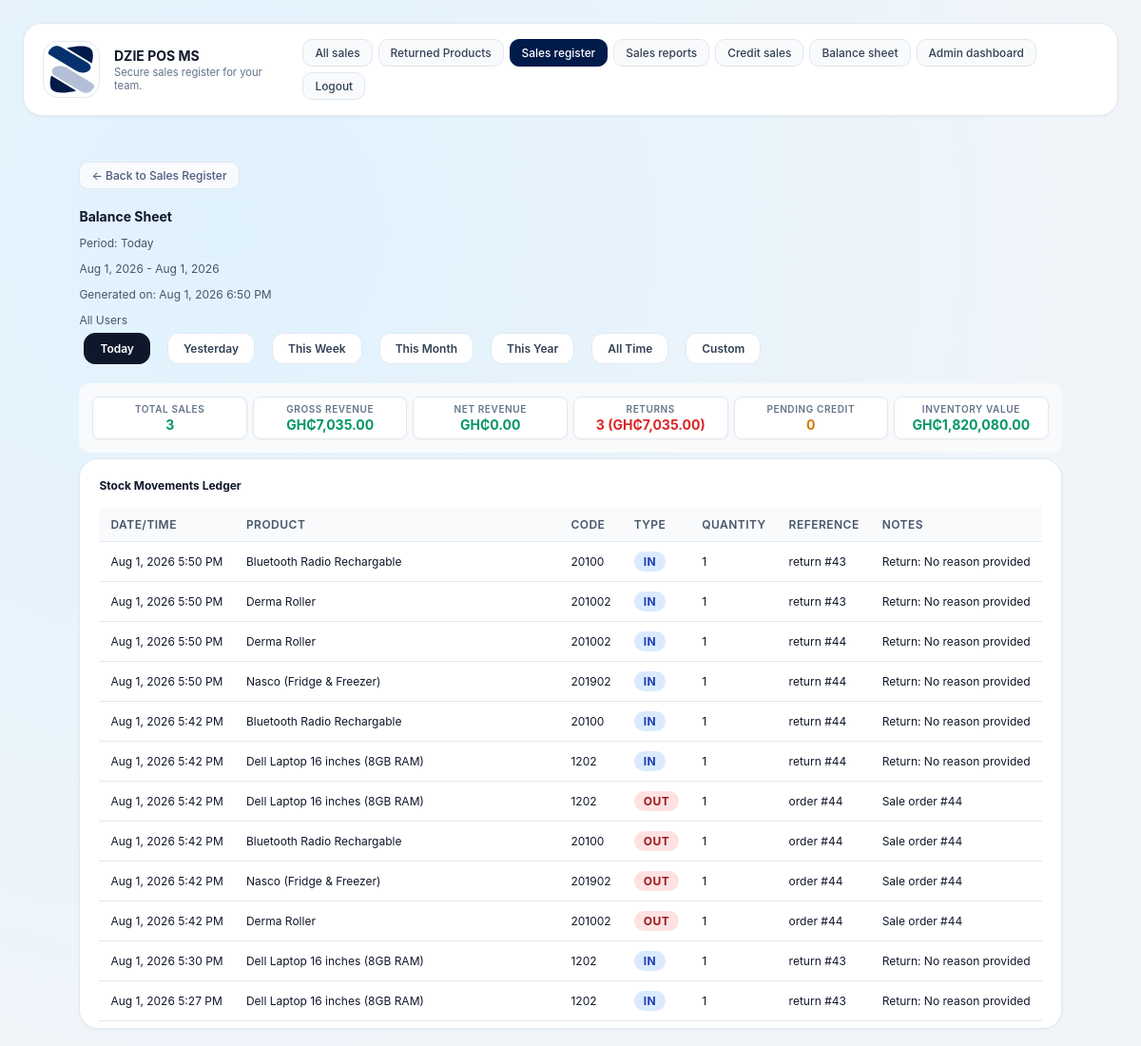
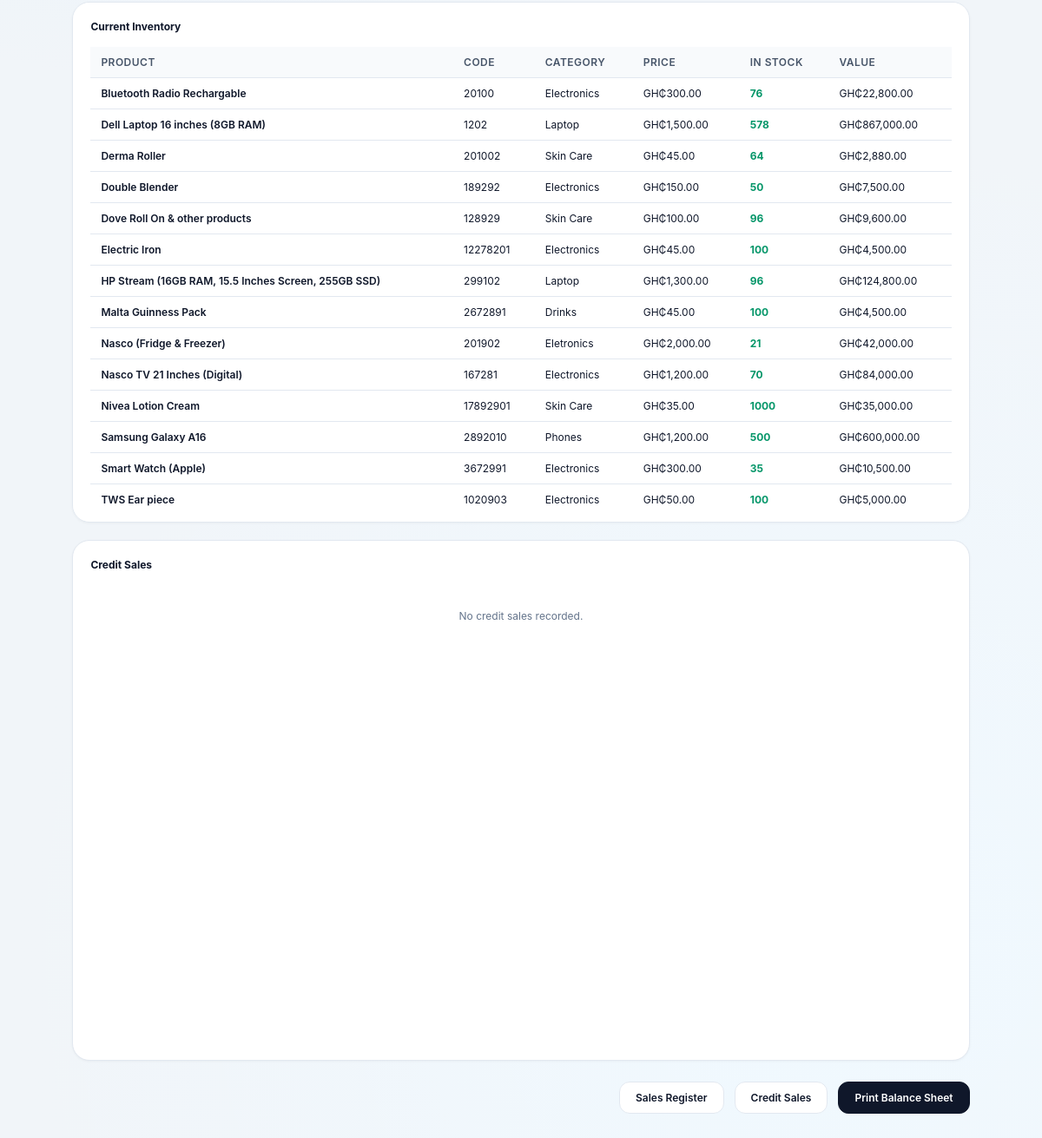
Page /balance_sheet.php (signed in) on the committed database (2 pictures, top to bottom).
### tables this page shows
CREATE TABLE settings (
            key TEXT PRIMARY KEY,
            value TEXT NOT NULL
        );

CREATE TABLE stock_movements (
            id INTEGER PRIMARY KEY,
            product_id INTEGER NOT NULL,
            product_name TEXT NOT NULL,
            product_code TEXT NOT NULL,
            movement_type TEXT NOT NULL,
            quantity INTEGER NOT NULL,
            reference_type TEXT NOT NULL,
            reference_id INTEGER,
            notes TEXT,
            created_at TEXT NOT NULL,
            FOREIGN KEY(product_id) REFERENCES products(id)
        );

CREATE TABLE products (
            id INTEGER PRIMARY KEY,
            code TEXT UNIQUE NOT NULL,
            name TEXT NOT NULL,
            category TEXT NOT NULL,
            price REAL NOT NULL,
            image TEXT NOT NULL
        , quantity INTEGER NOT NULL DEFAULT 0, bulk_quantity_threshold INTEGER NOT NULL DEFAULT 0, bulk_discount_percentage REAL NOT NULL DEFAULT 0);

### balance_sheet.php (the view, shortened to what the rows shown need)
<?php
require_once __DIR__ . '/inc/functions.php';
$posName = get_pos_name();
$db = get_database();
$period = $_GET['period'] ?? 'day';
$useCustomRange = false;
if (!$useCustomRange) {
    $now = new DateTime();
    $startDate = clone $now;
    $endDate = clone $now;
    switch ($period) {
        case 'day':
            $startDate->setTime(0, 0, 0);
            $endDate->setTime(23, 59, 59);
            break;
    }
}
$startDateStr = $startDate ? $startDate->format('c') : '';
$endDateStr = $endDate ? $endDate->format('c') : '';
$stockMovements = get_stock_movements([
    'start_date' => $startDateStr,
    'end_date' => $endDateStr,
]);
$inventory = $db->query('SELECT * FROM products ORDER BY name')->fetchAll(PDO::FETCH_ASSOC);
?>
<!DOCTYPE html>
<html lang="en">
<head>
  <link rel="stylesheet" href="styles.css" />
</head>
<body>
  <div class="app-shell">
    <header class="header">
      <div class="brand">
        <img class="brand-icon" src="<?php echo htmlspecialchars(get_trademark_src()); ?>" alt="Trademark" />
        <div>
          <h1><?php echo htmlspecialchars($posName); ?></h1>
          <p class="subtitle">Secure sales register for your team.</p>
        </div>
      </div>
    </header>
    <main class="main-grid">
      <div class="balance-sheet-container">
    <h1>Balance Sheet</h1>
    <div class="section-card">
      <?php if (empty($stockMovements)): ?>
        <p class="empty-message">No stock movements recorded.</p>
      <?php else: ?>
        <table class="ledger-table">
          <thead>
            <tr>
              <th>Date/Time</th>
              <th>Product</th>
              <th>Code</th>
              <th>Type</th>
              <th>Quantity</th>
              <th>Reference</th>
              <th>Notes</th>
            </tr>
          </thead>
          <tbody>
            <?php foreach ($stockMovements as $movement): ?>
              <tr>
                <td><?php echo htmlspecialchars(date('M j, Y g:i A', strtotime($movement['created_at']))); ?></td>
                <td><?php echo htmlspecialchars($movement['product_name']); ?></td>
                <td><?php echo htmlspecialchars($movement['product_code']); ?></td>
                <td>
                  <span class="badge <?php echo $movement['movement_type']; ?>">
                    <?php echo htmlspecialchars($movement['movement_type'] === 'in' ? 'IN' : 'OUT'); ?>
                  </span>
                </td>
                <td><?php echo htmlspecialchars($movement['quantity']); ?></td>
                <td>
                  <?php echo htmlspecialchars($movement['reference_type']); ?>
                  <?php if ($movement['reference_id']): ?>
                    #<?php echo htmlspecialchars($movement['reference_id']); ?>
                  <?php endif; ?>
                </td>
                <td><?php echo htmlspecialchars($movement['notes'] ?? ''); ?></td>
              </tr>
            <?php endforeach; ?>
          </tbody>
        </table>
      <?php endif; ?>
    </div>
    <div class="section-card">
      <?php if (empty($inventory)): ?>
        <p class="empty-message">No products in inventory.</p>
      <?php else: ?>
        <table class="ledger-table">
          <thead>
            <tr>
              <th>Product</th>
              <th>Code</th>
              <th>Category</th>
              <th>Price</th>
              <th>In Stock</th>
              <th>Value</th>
            </tr>
          </thead>
          <tbody>
            <?php foreach ($inventory as $product): ?>
              <tr>
                <td style="font-weight:600;"><?php echo htmlspecialchars($product['name']); ?></td>
                <td><?php echo htmlspecialchars($product['code']); ?></td>
                <td><?php echo htmlspecialchars($product['category']); ?></td>
                <td>GH₵<?php echo htmlspecialchars(number_format($product['price'], 2)); ?></td>
                <td>
                  <?php if ($product['quantity'] <= 0): ?>
                    <span style="color:#dc2626;font-weight:700;">Out of stock</span>
                  <?php else: ?>
                    <span style="color:#059669;font-weight:700;"><?php echo htmlspecialchars($product['quantity']); ?></span>
                  <?php endif; ?>
                </td>
                <td>GH₵<?php echo htmlspecialchars(number_format($product['quantity'] * $product['price'], 2)); ?></td>
              </tr>
            <?php endforeach; ?>
          </tbody>
        </table>
      <?php endif; ?>
    </div>
    </main>
  </div>
</body>
</html>

### rows in the picture
settings: value (picture)
settings: value "DZIE POS MS"
stock_movements: created_at "Aug 1, 2026 5:50 PM", product_name "Bluetooth Radio Rechargable", product_code "20100", movement_type "IN", quantity "1", reference_type "return", reference "43", notes "Return: No reason provided"
stock_movements: created_at "Aug 1, 2026 5:50 PM", product_name "Derma Roller", product_code "201002", movement_type "IN", quantity "1", reference_type "return", reference "43", notes "Return: No reason provided"
stock_movements: created_at "Aug 1, 2026 5:50 PM", product_name "Derma Roller", product_code "201002", movement_type "IN", quantity "1", reference_type "return", reference "44", notes "Return: No reason provided"
stock_movements: created_at "Aug 1, 2026 5:50 PM", product_name "Nasco (Fridge & Freezer)", product_code "201902", movement_type "IN", quantity "1", reference_type "return", reference "44", notes "Return: No reason provided"
stock_movements: created_at "Aug 1, 2026 5:42 PM", product_name "Bluetooth Radio Rechargable", product_code "20100", movement_type "IN", quantity "1", reference_type "return", reference "44", notes "Return: No reason provided"
stock_movements: created_at "Aug 1, 2026 5:42 PM", product_name "Dell Laptop 16 inches (8GB RAM)", product_code "1202", movement_type "IN", quantity "1", reference_type "return", reference "44", notes "Return: No reason provided"
stock_movements: created_at "Aug 1, 2026 5:42 PM", product_name "Dell Laptop 16 inches (8GB RAM)", product_code "1202", movement_type "OUT", quantity "1", reference_type "order", reference "44", notes "Sale order #44"
stock_movements: created_at "Aug 1, 2026 5:42 PM", product_name "Bluetooth Radio Rechargable", product_code "20100", movement_type "OUT", quantity "1", reference_type "order", reference "44", notes "Sale order #44"
stock_movements: created_at "Aug 1, 2026 5:42 PM", product_name "Nasco (Fridge & Freezer)", product_code "201902", movement_type "OUT", quantity "1", reference_type "order", reference "44", notes "Sale order #44"
stock_movements: created_at "Aug 1, 2026 5:42 PM", product_name "Derma Roller", product_code "201002", movement_type "OUT", quantity "1", reference_type "order", reference "44", notes "Sale order #44"
stock_movements: created_at "Aug 1, 2026 5:30 PM", product_name "Dell Laptop 16 inches (8GB RAM)", product_code "1202", movement_type "IN", quantity "1", reference_type "return", reference "43", notes "Return: No reason provided"
stock_movements: created_at "Aug 1, 2026 5:27 PM", product_name "Dell Laptop 16 inches (8GB RAM)", product_code "1202", movement_type "IN", quantity "1", reference_type "return", reference "43", notes "Return: No reason provided"
products: name "Bluetooth Radio Rechargable", code "20100", category "Electronics", price "300.00", quantity "76", $product['quantity'] * $product['price'] "22,800.00"
products: name "Dell Laptop 16 inches (8GB RAM)", code "1202", category "Laptop", price "1,500.00", quantity "578", $product['quantity'] * $product['price'] "867,000.00"
products: name "Derma Roller", code "201002", category "Skin Care", price "45.00", quantity "64", $product['quantity'] * $product['price'] "2,880.00"
products: name "Double Blender", code "189292", category "Electronics", price "150.00", quantity "50", $product['quantity'] * $product['price'] "7,500.00"
products: name "Dove Roll On & other products", code "128929", category "Skin Care", price "100.00", quantity "96", $product['quantity'] * $product['price'] "9,600.00"
products: name "Electric Iron", code "12278201", category "Electronics", price "45.00", quantity "100", $product['quantity'] * $product['price'] "4,500.00"
products: name "HP Stream (16GB RAM, 15.5 Inches Screen, 255GB SSD)", code "299102", category "Laptop", price "1,300.00", quantity "96", $product['quantity'] * $product['price'] "124,800.00"
products: name "Malta Guinness Pack", code "2672891", category "Drinks", price "45.00", quantity "100", $product['quantity'] * $product['price'] "4,500.00"
products: name "Nasco (Fridge & Freezer)", code "201902", category "Eletronics", price "2,000.00", quantity "21", $product['quantity'] * $product['price'] "42,000.00"
products: name "Nasco TV 21 Inches (Digital)", code "167281", category "Electronics", price "1,200.00", quantity "70", $product['quantity'] * $product['price'] "84,000.00"
products: name "Nivea Lotion Cream", code "17892901", category "Skin Care", price "35.00", quantity "1000", $product['quantity'] * $product['price'] "35,000.00"
products: name "Samsung Galaxy A16", code "2892010", category "Phones", price "1,200.00", quantity "500", $product['quantity'] * $product['price'] "600,000.00"
products: name "Smart Watch (Apple)", code "3672991", category "Electronics", price "300.00", quantity "35", $product['quantity'] * $product['price'] "10,500.00"
products: name "TWS Ear piece", code "1020903", category "Electronics", price "50.00", quantity "100", $product['quantity'] * $product['price'] "5,000.00"

### other values in the picture
$periods[$period] "Today"
$startDate->format('M j, Y') "Aug 1, 2026"
$endDate->format('M j, Y') "Aug 1, 2026"
$totalSales "3"
$totalRevenue "7,035.00"
$netRevenue "0.00"
$returnedSales "3"
$returnedRevenue "7,035.00"
$pendingCredit "0"
$currentInventoryValue "1,820,080.00"
